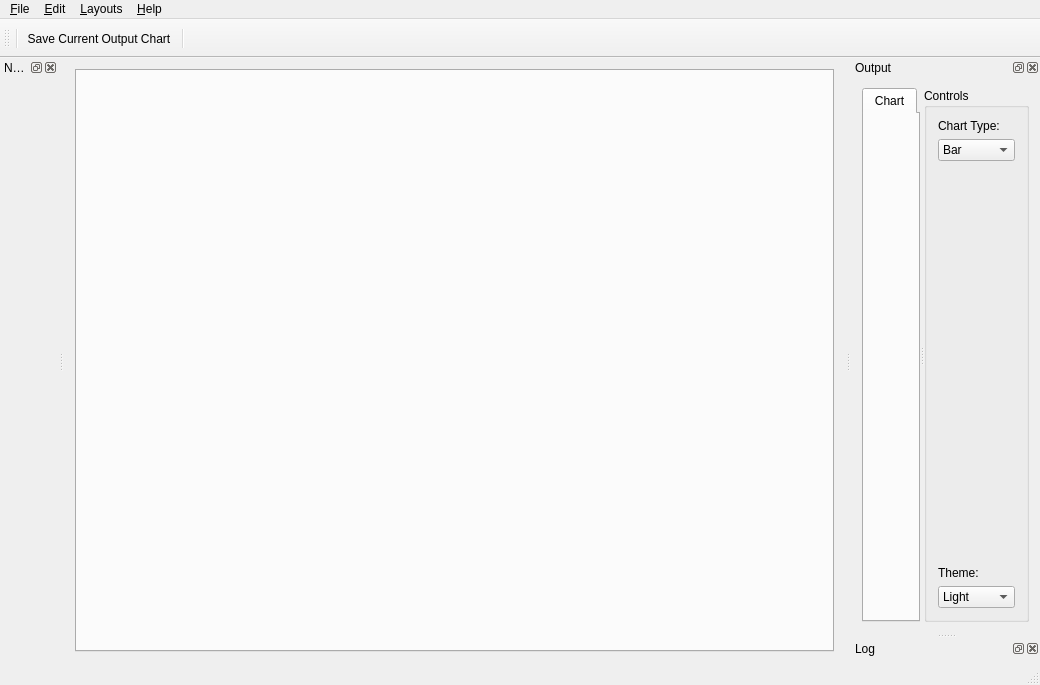
<?xml version="1.0" encoding="UTF-8"?>
<ui version="4.0">
 <class>nmfMainWindow</class>
 <widget class="QMainWindow" name="nmfMainWindow">
  <property name="geometry">
   <rect>
    <x>0</x>
    <y>0</y>
    <width>1040</width>
    <height>685</height>
   </rect>
  </property>
  <property name="windowTitle">
   <string>Donut Model</string>
  </property>
  <widget class="QWidget" name="centralWidget">
   <property name="sizePolicy">
    <sizepolicy hsizetype="Expanding" vsizetype="Expanding">
     <horstretch>0</horstretch>
     <verstretch>0</verstretch>
    </sizepolicy>
   </property>
   <property name="minimumSize">
    <size>
     <width>100</width>
     <height>100</height>
    </size>
   </property>
   <property name="maximumSize">
    <size>
     <width>16777215</width>
     <height>16777215</height>
    </size>
   </property>
   <layout class="QVBoxLayout" name="verticalLayout_3">
    <item>
     <widget class="QTabWidget" name="SetupInputTabWidget">
      <property name="minimumSize">
       <size>
        <width>10</width>
        <height>0</height>
       </size>
      </property>
      <property name="maximumSize">
       <size>
        <width>16777215</width>
        <height>16777215</height>
       </size>
      </property>
      <property name="focusPolicy">
       <enum>Qt::TabFocus</enum>
      </property>
      <property name="whatsThis">
       <string/>
      </property>
      <property name="currentIndex">
       <number>-1</number>
      </property>
     </widget>
    </item>
   </layout>
  </widget>
  <widget class="QMenuBar" name="menuBar">
   <property name="geometry">
    <rect>
     <x>0</x>
     <y>0</y>
     <width>1040</width>
     <height>22</height>
    </rect>
   </property>
   <widget class="QMenu" name="menuFile">
    <property name="title">
     <string>&amp;File</string>
    </property>
    <addaction name="separator"/>
    <addaction name="separator"/>
    <addaction name="actionPreferences"/>
    <addaction name="separator"/>
    <addaction name="actionQuit"/>
   </widget>
   <widget class="QMenu" name="menuEdit">
    <property name="title">
     <string>&amp;Edit</string>
    </property>
    <addaction name="actionClear"/>
    <addaction name="actionCopy"/>
    <addaction name="actionPaste"/>
    <addaction name="actionPasteAll"/>
    <addaction name="separator"/>
    <addaction name="actionSelectAll"/>
    <addaction name="actionDeselectAll"/>
   </widget>
   <widget class="QMenu" name="menuHelp">
    <property name="title">
     <string>&amp;Help</string>
    </property>
    <addaction name="actionWhatsThis"/>
    <addaction name="separator"/>
    <addaction name="actionAbout"/>
   </widget>
   <widget class="QMenu" name="menuLayouts">
    <property name="title">
     <string>&amp;Layouts</string>
    </property>
    <addaction name="actionLayoutDefault"/>
    <addaction name="separator"/>
    <addaction name="actionLayoutOutput"/>
    <addaction name="actionLayoutOutputEmbedded"/>
    <addaction name="actionLayoutMinimal"/>
   </widget>
   <addaction name="menuFile"/>
   <addaction name="menuEdit"/>
   <addaction name="menuLayouts"/>
   <addaction name="menuHelp"/>
  </widget>
  <widget class="QToolBar" name="mainToolBar">
   <property name="windowTitle">
    <string>Main Toolbar</string>
   </property>
   <property name="whatsThis">
    <string>&lt;html&gt;&lt;head/&gt;&lt;body&gt;&lt;p&gt;&lt;br/&gt;&lt;/p&gt;&lt;/body&gt;&lt;/html&gt;</string>
   </property>
   <attribute name="toolBarArea">
    <enum>TopToolBarArea</enum>
   </attribute>
   <attribute name="toolBarBreak">
    <bool>false</bool>
   </attribute>
   <addaction name="separator"/>
   <addaction name="actionScreenShot"/>
   <addaction name="separator"/>
   <addaction name="actionWhatsThisTB"/>
  </widget>
  <widget class="QStatusBar" name="statusBar"/>
  <widget class="QDockWidget" name="NavigatorDockWidget">
   <property name="windowTitle">
    <string>Navigator</string>
   </property>
   <attribute name="dockWidgetArea">
    <number>1</number>
   </attribute>
   <widget class="QWidget" name="NavigatorWidget"/>
  </widget>
  <widget class="QDockWidget" name="OutputDockWidget">
   <property name="windowTitle">
    <string>Output</string>
   </property>
   <attribute name="dockWidgetArea">
    <number>2</number>
   </attribute>
   <widget class="QWidget" name="OutputWidget">
    <layout class="QVBoxLayout" name="verticalLayout">
     <item>
      <widget class="QSplitter" name="splitter">
       <property name="orientation">
        <enum>Qt::Horizontal</enum>
       </property>
       <widget class="QTabWidget" name="OutputTabWidget">
        <property name="minimumSize">
         <size>
          <width>10</width>
          <height>0</height>
         </size>
        </property>
        <property name="maximumSize">
         <size>
          <width>16777215</width>
          <height>16777215</height>
         </size>
        </property>
        <property name="currentIndex">
         <number>0</number>
        </property>
        <property name="usesScrollButtons">
         <bool>false</bool>
        </property>
        <widget class="QWidget" name="OutputChartTab">
         <attribute name="title">
          <string>Chart</string>
         </attribute>
        </widget>
       </widget>
       <widget class="QGroupBox" name="OutputControlsGB">
        <property name="sizePolicy">
         <sizepolicy hsizetype="Fixed" vsizetype="Preferred">
          <horstretch>0</horstretch>
          <verstretch>0</verstretch>
         </sizepolicy>
        </property>
        <property name="minimumSize">
         <size>
          <width>105</width>
          <height>0</height>
         </size>
        </property>
        <property name="maximumSize">
         <size>
          <width>105</width>
          <height>16777215</height>
         </size>
        </property>
        <property name="title">
         <string>Controls</string>
        </property>
        <layout class="QVBoxLayout" name="verticalLayout_2">
         <item>
          <widget class="QLabel" name="label">
           <property name="toolTip">
            <string>Chart type for Null Ambient data</string>
           </property>
           <property name="statusTip">
            <string>Chart type for Null Ambient data</string>
           </property>
           <property name="whatsThis">
            <string>&lt;html&gt;&lt;head/&gt;&lt;body&gt;&lt;p align=&quot;center&quot;&gt;&lt;span style=&quot; font-weight:600;&quot;&gt;Chart Type&lt;/span&gt;&lt;/p&gt;&lt;p&gt;These are the chart types available to visualize the Null Ambient data for the current predator. Currently there are 2 types available: Bar Chart and Donut Chart. Both charts display the same data, namely, per species percentages of various quantities. As the user hovers over each chart, a label appears that describes the chart in more detail. &lt;/p&gt;&lt;/body&gt;&lt;/html&gt;</string>
           </property>
           <property name="text">
            <string>Chart Type:</string>
           </property>
          </widget>
         </item>
         <item>
          <widget class="QComboBox" name="OutputControlChartTypeCMB">
           <property name="toolTip">
            <string>Chart type for Output data</string>
           </property>
           <property name="statusTip">
            <string>Chart type for Output data</string>
           </property>
           <property name="whatsThis">
            <string>&lt;html&gt;&lt;head/&gt;&lt;body&gt;&lt;p align=&quot;center&quot;&gt;&lt;span style=&quot; font-weight:600;&quot;&gt;Chart Type&lt;/span&gt;&lt;/p&gt;&lt;p&gt;These are the chart types available to visualize the Output data for the current predator. Currently there are 2 main types available: Bar Chart and Donut Chart. Both charts display the same data, namely, percentages of various quantities. As the user hovers over each chart, a label appears that describes the chart in more detail. &lt;/p&gt;&lt;/body&gt;&lt;/html&gt;</string>
           </property>
           <item>
            <property name="text">
             <string>Bar</string>
            </property>
           </item>
           <item>
            <property name="text">
             <string>Bar-prey</string>
            </property>
           </item>
           <item>
            <property name="text">
             <string>Donut</string>
            </property>
           </item>
          </widget>
         </item>
         <item>
          <spacer name="verticalSpacer">
           <property name="orientation">
            <enum>Qt::Vertical</enum>
           </property>
           <property name="sizeHint" stdset="0">
            <size>
             <width>20</width>
             <height>288</height>
            </size>
           </property>
          </spacer>
         </item>
         <item>
          <widget class="QLabel" name="label_2">
           <property name="toolTip">
            <string>The application's color theme</string>
           </property>
           <property name="statusTip">
            <string>The application's color theme</string>
           </property>
           <property name="whatsThis">
            <string>&lt;html&gt;&lt;head/&gt;&lt;body&gt;&lt;p align=&quot;center&quot;&gt;&lt;span style=&quot; font-weight:600;&quot;&gt;Theme&lt;/span&gt;&lt;/p&gt;&lt;p&gt;This is the application's color theme. Changing this pulldown will set the application's color theme to one of several pre-defined color themes. Some themes may prove better for viewing by color-impaired individuals or for printing.&lt;/p&gt;&lt;/body&gt;&lt;/html&gt;</string>
           </property>
           <property name="text">
            <string>Theme:</string>
           </property>
          </widget>
         </item>
         <item>
          <widget class="QComboBox" name="OutputControlChartThemeCMB">
           <property name="toolTip">
            <string>The application's color theme</string>
           </property>
           <property name="statusTip">
            <string>The application's color theme</string>
           </property>
           <property name="whatsThis">
            <string>&lt;html&gt;&lt;head/&gt;&lt;body&gt;&lt;p align=&quot;center&quot;&gt;&lt;span style=&quot; font-weight:600;&quot;&gt;Theme&lt;/span&gt;&lt;/p&gt;&lt;p&gt;This is the application's color theme. Changing this pulldown will set the application's color theme to one of several pre-defined color themes. Some themes may prove better for viewing by color-impaired individuals or for printing.&lt;/p&gt;&lt;/body&gt;&lt;/html&gt;</string>
           </property>
           <item>
            <property name="text">
             <string>Light</string>
            </property>
           </item>
           <item>
            <property name="text">
             <string>Cerulean</string>
            </property>
           </item>
           <item>
            <property name="text">
             <string>Dark</string>
            </property>
           </item>
           <item>
            <property name="text">
             <string>Sand</string>
            </property>
           </item>
           <item>
            <property name="text">
             <string>Blue</string>
            </property>
           </item>
           <item>
            <property name="text">
             <string>Contrast</string>
            </property>
           </item>
           <item>
            <property name="text">
             <string>Icy Blue</string>
            </property>
           </item>
           <item>
            <property name="text">
             <string>Qt</string>
            </property>
           </item>
          </widget>
         </item>
        </layout>
       </widget>
      </widget>
     </item>
    </layout>
   </widget>
  </widget>
  <widget class="QDockWidget" name="LogDockWidget">
   <property name="windowTitle">
    <string>Log</string>
   </property>
   <attribute name="dockWidgetArea">
    <number>2</number>
   </attribute>
   <widget class="QWidget" name="LogWidget"/>
  </widget>
  <action name="actionConnectToDatabase">
   <property name="text">
    <string>&amp;Connect to Database</string>
   </property>
  </action>
  <action name="actionQuit">
   <property name="text">
    <string>&amp;Quit</string>
   </property>
   <property name="shortcut">
    <string>Ctrl+Q</string>
   </property>
  </action>
  <action name="actionCopy">
   <property name="text">
    <string>&amp;Copy</string>
   </property>
   <property name="toolTip">
    <string>Copy</string>
   </property>
   <property name="shortcut">
    <string>Ctrl+C</string>
   </property>
  </action>
  <action name="actionPaste">
   <property name="text">
    <string>&amp;Paste</string>
   </property>
   <property name="shortcut">
    <string>Ctrl+V</string>
   </property>
  </action>
  <action name="actionClear">
   <property name="text">
    <string>C&amp;lear</string>
   </property>
   <property name="shortcut">
    <string>Ctrl+X</string>
   </property>
  </action>
  <action name="actionPasteAll">
   <property name="text">
    <string>Paste &amp;All</string>
   </property>
   <property name="shortcut">
    <string>Ctrl+Shift+V</string>
   </property>
  </action>
  <action name="actionSelectAll">
   <property name="text">
    <string>&amp;Select All</string>
   </property>
   <property name="shortcut">
    <string>Ctrl+A</string>
   </property>
  </action>
  <action name="actionDeselectAll">
   <property name="text">
    <string>&amp;Deselect All</string>
   </property>
   <property name="shortcut">
    <string>Ctrl+Shift+A</string>
   </property>
  </action>
  <action name="actionShowCurrentRun">
   <property name="checkable">
    <bool>false</bool>
   </property>
   <property name="text">
    <string>Current Run</string>
   </property>
   <property name="toolTip">
    <string>Show chart of current run</string>
   </property>
   <property name="statusTip">
    <string>Show chart of current run</string>
   </property>
   <property name="shortcut">
    <string>Ctrl+Shift+C</string>
   </property>
  </action>
  <action name="actionClearOutputData2">
   <property name="text">
    <string>Clear Output Data</string>
   </property>
   <property name="toolTip">
    <string>Clears all estimated and derived output tables from database</string>
   </property>
   <property name="statusTip">
    <string>Clears all estimated and derived output tables from database</string>
   </property>
  </action>
  <action name="actionShowAllSavedRuns">
   <property name="text">
    <string>All Saved Runs</string>
   </property>
   <property name="toolTip">
    <string>Show charts of all data in output tables.</string>
   </property>
   <property name="statusTip">
    <string>Show charts of all data in output tables.</string>
   </property>
  </action>
  <action name="actionSaveCurrentRun">
   <property name="text">
    <string>Save Current Run</string>
   </property>
  </action>
  <action name="actionClearOutputData">
   <property name="text">
    <string>Clear All Output Data</string>
   </property>
   <property name="toolTip">
    <string>Clears all Output and Forecast tables from database</string>
   </property>
   <property name="statusTip">
    <string>Clears all Output and Forecast tables from database</string>
   </property>
  </action>
  <action name="actionSaveAndShowCurrentRun">
   <property name="text">
    <string>And Save Current Run</string>
   </property>
   <property name="toolTip">
    <string>Save and then show chart of current run</string>
   </property>
   <property name="statusTip">
    <string>Save and then show chart of current run</string>
   </property>
  </action>
  <action name="actionCreateTables">
   <property name="text">
    <string>Create Tables</string>
   </property>
   <property name="toolTip">
    <string>Creates any database tables not yet created</string>
   </property>
   <property name="statusTip">
    <string>Creates any database tables not yet created</string>
   </property>
  </action>
  <action name="actionLayoutOutput">
   <property name="text">
    <string>&amp;Output</string>
   </property>
   <property name="shortcut">
    <string>Ctrl+1</string>
   </property>
  </action>
  <action name="actionLayoutDefault">
   <property name="text">
    <string>&amp;Default</string>
   </property>
   <property name="shortcut">
    <string>Ctrl+L</string>
   </property>
  </action>
  <action name="actionWhatsThis">
   <property name="checkable">
    <bool>false</bool>
   </property>
   <property name="checked">
    <bool>false</bool>
   </property>
   <property name="text">
    <string>&amp;What's This?</string>
   </property>
   <property name="iconText">
    <string>Point and Click Help Feature (called &quot;What's This?&quot;) </string>
   </property>
   <property name="toolTip">
    <string>Point and Click Help Feature (called &quot;What's This?&quot;) </string>
   </property>
   <property name="statusTip">
    <string>Point and Click Help Feature (called &quot;What's This?&quot;) </string>
   </property>
  </action>
  <action name="actionAbout">
   <property name="text">
    <string>About...</string>
   </property>
  </action>
  <action name="actionWhatsThisTB">
   <property name="icon">
    <iconset resource="resource.qrc">
     <normaloff>:/icons/whatsthis.png</normaloff>:/icons/whatsthis.png</iconset>
   </property>
   <property name="text">
    <string/>
   </property>
   <property name="toolTip">
    <string>Point and Click Help Feature (called &quot;What's This?&quot;) </string>
   </property>
   <property name="statusTip">
    <string>Point and Click Help Feature (called &quot;What's This?&quot;) </string>
   </property>
   <property name="whatsThis">
    <string>&lt;html&gt;&lt;head/&gt;&lt;body&gt;&lt;p align=&quot;center&quot;&gt;&lt;span style=&quot; font-weight:600;&quot;&gt;WhatsThis? Help&lt;/span&gt;&lt;/p&gt;&lt;p&gt;This is the WhatsThis? help functionality available in this application. Selecting this feature will transform the cursor into a WhatsThis? cursor. As the user hovers this transformed cursor over an object that has additional &amp;quot;WhatsThis?&amp;quot; help implemented, the cursor shape will change to a question mark with an arrow which signifies additional popup help will appear once the user clicks over the object.&lt;/p&gt;&lt;/body&gt;&lt;/html&gt;</string>
   </property>
  </action>
  <action name="actionSaveSettings">
   <property name="text">
    <string>Save Settings</string>
   </property>
   <property name="toolTip">
    <string>Save GUI Location and Size</string>
   </property>
  </action>
  <action name="actionClearSpecificOutputData">
   <property name="text">
    <string>Clear Specific Output Data...</string>
   </property>
   <property name="toolTip">
    <string>Clears Output and Forecast tables of a specific Algorithm from database</string>
   </property>
   <property name="statusTip">
    <string>Clears Output and Forecast tables of a specific Algorithm from database</string>
   </property>
  </action>
  <action name="actionPreferences">
   <property name="text">
    <string>P&amp;references...</string>
   </property>
   <property name="toolTip">
    <string>Application Preferences</string>
   </property>
   <property name="statusTip">
    <string>Application Preferences</string>
   </property>
   <property name="shortcut">
    <string>Ctrl+P</string>
   </property>
  </action>
  <action name="actionScreenShot">
   <property name="icon">
    <iconset resource="resource.qrc">
     <normaloff>:/icons/scrgrb.png</normaloff>:/icons/scrgrb.png</iconset>
   </property>
   <property name="text">
    <string>Save Current Output Chart</string>
   </property>
   <property name="iconText">
    <string>Save Current Output Chart</string>
   </property>
   <property name="toolTip">
    <string>Save Current Output Chart</string>
   </property>
   <property name="whatsThis">
    <string>&lt;html&gt;&lt;head/&gt;&lt;body&gt;&lt;p align=&quot;center&quot;&gt;&lt;span style=&quot; font-weight:600;&quot;&gt;Snapshot&lt;/span&gt;&lt;/p&gt;&lt;p&gt;This function saves the current Output Chart when clicked and stores it into the outputImages directory of the current project.&lt;/p&gt;&lt;/body&gt;&lt;/html&gt;</string>
   </property>
  </action>
  <action name="actionImportDatabase">
   <property name="text">
    <string>Import Database...</string>
   </property>
   <property name="toolTip">
    <string>Import MySQL Database</string>
   </property>
   <property name="statusTip">
    <string>Import MySQL Database</string>
   </property>
  </action>
  <action name="actionExportDatabase">
   <property name="text">
    <string>Export Database...</string>
   </property>
   <property name="toolTip">
    <string>Export MySQL Database</string>
   </property>
   <property name="statusTip">
    <string>Export MySQL Database</string>
   </property>
  </action>
  <action name="actionResetCursor">
   <property name="text">
    <string>Reset Cursor</string>
   </property>
  </action>
  <action name="actionExportAllDatabases">
   <property name="text">
    <string>Export All Databases...</string>
   </property>
   <property name="toolTip">
    <string>Export All MySQL Databases</string>
   </property>
  </action>
  <action name="actionLayoutMinimal">
   <property name="text">
    <string>Minimal</string>
   </property>
   <property name="shortcut">
    <string>Ctrl+3</string>
   </property>
  </action>
  <action name="actionLayoutOutputEmbedded">
   <property name="text">
    <string>Output (Embedded)</string>
   </property>
   <property name="shortcut">
    <string>Ctrl+2</string>
   </property>
  </action>
 </widget>
 <layoutdefault spacing="6" margin="11"/>
 <resources>
  <include location="resource.qrc"/>
 </resources>
 <connections/>
</ui>
